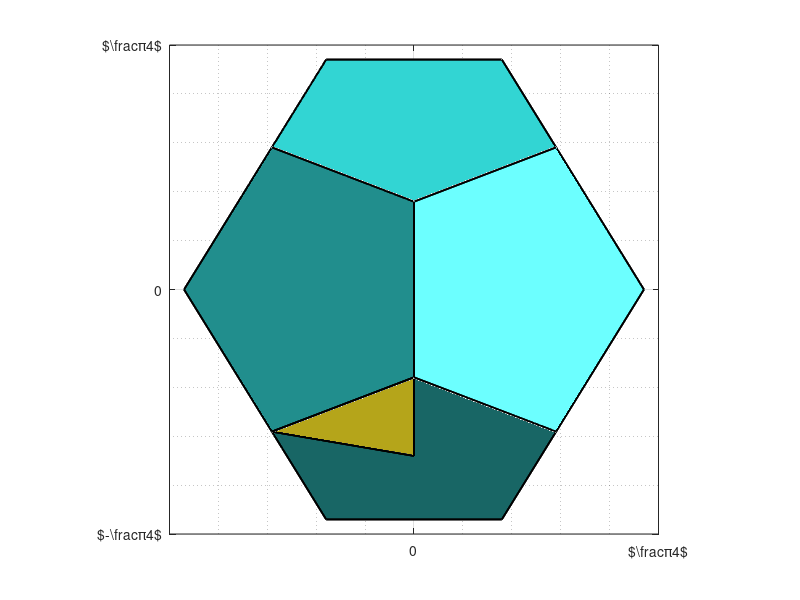

Reproduce this figure in MATLAB. (Note: this script raises an error after producing the figure.)
function voronoi_ico_wedge_double_coset

ruby = [255, 0, 0] / 255;
% -------------------------------------------------------------------------

phi = 0.5 * (1.0 + sqrt (5.0));
c = 4.0 * pi / (sqrt (250.0 + 110.0 * sqrt (5.0)) * (sqrt (5.0) - 1.0));

tile = struct ('face_x', 0, 'face_y', 0, 'face_z', 0, 'face_center', 0);

tile(1).face_x = c * [0, 0, 1, phi, 1];
tile(1).face_y = c * [1/phi, -1/phi, -1, 0, 1];
tile(1).face_z = c * [phi, phi, 1, 1/phi, 1];

tile(2).face_x = c * [0, 0, -1, -phi, -1];
tile(2).face_y = c * [1/phi, -1/phi, -1, 0, 1];
tile(2).face_z = c * [phi, phi, 1, 1/phi, 1];

tile(3).face_x = c * [0, -1, -1/phi, 1/phi, 1];
tile(3).face_y = c * [-1/phi, -1, -phi, -phi, -1];
tile(3).face_z = c * [phi, 1, 0, 0, 1];

tile(4).face_x = c * [0, -1, -1/phi, 1/phi, 1];
tile(4).face_y = c * [1/phi, 1, phi, phi, 1];
tile(4).face_z = c * [phi, 1, 0, 0, 1];

tile(5).face_x = c * [1, phi, phi, 1, 1/phi];
tile(5).face_y = c * [-1, 0, 0, -1, -phi];
tile(5).face_z = c * [1, 1/phi, -1/phi, -1, 0];

tile(6).face_x = c * [-1, -phi, -phi, -1, -1/phi];
tile(6).face_y = c * [-1, 0, 0, -1, -phi];
tile(6).face_z = c * [1, 1/phi, -1/phi, -1, 0];

tile(7).face_x = c * [1, phi, phi, 1, 1/phi];
tile(7).face_y = c * [1, 0, 0, 1, phi];
tile(7).face_z = c * [1, 1/phi, -1/phi, -1, 0];

tile(8).face_x = c * [-1, -phi, -phi, -1, -1/phi];
tile(8).face_y = c * [1, 0, 0, 1, phi];
tile(8).face_z = c * [1, 1/phi, -1/phi, -1, 0];

tile(9).face_x = c * [0, 0, 1, phi, 1];
tile(9).face_y = c * [1/phi, -1/phi, -1, 0, 1];
tile(9).face_z = c * [-phi, -phi, -1, -1/phi, -1];

tile(10).face_x = c * [0, 0, -1, -phi, -1];
tile(10).face_y = c * [1/phi, -1/phi, -1, 0, 1];
tile(10).face_z = c * [-phi, -phi, -1, -1/phi, -1];

tile(11).face_x = c * [0, -1, -1/phi, 1/phi, 1];
tile(11).face_y = c * [-1/phi, -1, -phi, -phi, -1];
tile(11).face_z = c * [-phi, -1, 0, 0, -1];

tile(12).face_x = c * [0, -1, -1/phi, 1/phi, 1];
tile(12).face_y = c * [1/phi, 1, phi, phi, 1];
tile(12).face_z = c * [-phi, -1, 0, 0, -1];

for face_index = 1 : 12

 tile(face_index).face_center = [mean(tile(face_index).face_x), mean(tile(face_index).face_y), mean(tile(face_index).face_z)];
 
end

figure; hold on;

for face_index = 1 : 12
    
 if ( face_index == 3 )
     
  trisurf ([1, 2, 3, 4, 5, 6], [tile(face_index).face_x(1), tile(face_index).face_center(1), tile(face_index).face_x(2 : end)], [tile(face_index).face_y(1), tile(face_index).face_center(2), tile(face_index).face_y(2 : end)], [tile(face_index).face_z(1), tile(face_index).face_center(3), tile(face_index).face_z(2 : end)], 'FaceAlpha', 0.5, 'Linewidth', 1.3);
     
 else
     
  trisurf ([1, 2, 3, 4, 5], tile(face_index).face_x, tile(face_index).face_y, tile(face_index).face_z, 'FaceAlpha', 0.5, 'Linewidth', 1.3);

 end
  
end

wedge_vert_x = [0.0, tile(1).face_x, tile(1).face_center(1)];
wedge_vert_y = [0.0, tile(1).face_y, tile(1).face_center(2)];
wedge_vert_z = [0.0, tile(1).face_z, tile(1).face_center(3)];

wedge_tri = [1, 2, 3, 7; 1, 3, 4, 7; 1, 4, 5, 7; 1, 5, 6, 7; 1, 6, 2, 7];

wedge_vert_x = [wedge_vert_x, tile(2).face_x(3 : end), tile(2).face_center(1)];
wedge_vert_y = [wedge_vert_y, tile(2).face_y(3 : end), tile(2).face_center(2)];
wedge_vert_z = [wedge_vert_z, tile(2).face_z(3 : end), tile(2).face_center(3)];

wedge_tri = [wedge_tri; 1, 3, 2, 11; 1, 2, 10, 11; 1, 10, 9, 11; 1, 9, 8, 11; 1, 8, 3, 11];

wedge_vert_x = [wedge_vert_x, tile(3).face_x([3, 4]), tile(3).face_center(1)];
wedge_vert_y = [wedge_vert_y, tile(3).face_y([3, 4]), tile(3).face_center(2)];
wedge_vert_z = [wedge_vert_z, tile(3).face_z([3, 4]), tile(3).face_center(3)];

wedge_tri = [wedge_tri; 1, 3, 8, 14; 1, 8, 12, 14; 1, 12, 13, 14; 1, 13, 4, 14; 1, 4, 3, 14];

wedge_vert_x = [wedge_vert_x, tile(4).face_x([3, 4]), tile(4).face_center(1)];
wedge_vert_y = [wedge_vert_y, tile(4).face_y([3, 4]), tile(4).face_center(2)];
wedge_vert_z = [wedge_vert_z, tile(4).face_z([3, 4]), tile(4).face_center(3)];

wedge_tri = [wedge_tri; 1, 2, 6, 17; 1, 6, 16, 17; 1, 16, 15, 17; 1, 15, 10, 17; 1, 10, 2, 17];

wedge_vert_x = [wedge_vert_x, tile(5).face_x([3, 4]), tile(5).face_center(1)];
wedge_vert_y = [wedge_vert_y, tile(5).face_y([3, 4]), tile(5).face_center(2)];
wedge_vert_z = [wedge_vert_z, tile(5).face_z([3, 4]), tile(5).face_center(3)];

wedge_tri = [wedge_tri; 1, 4, 13, 20; 1, 13, 19, 20; 1, 19, 18, 20; 1, 18, 5, 20; 1, 5, 4, 20];

wedge_vert_x = [wedge_vert_x, tile(6).face_x([3, 4]), tile(6).face_center(1)];
wedge_vert_y = [wedge_vert_y, tile(6).face_y([3, 4]), tile(6).face_center(2)];
wedge_vert_z = [wedge_vert_z, tile(6).face_z([3, 4]), tile(6).face_center(3)];

wedge_tri = [wedge_tri; 1, 8, 9, 23; 1, 9, 21, 23; 1, 21, 22, 23; 1, 22, 12, 23; 1, 12, 8, 23];

wedge_vert_x = [wedge_vert_x, tile(7).face_x(4), tile(7).face_center(1)];
wedge_vert_y = [wedge_vert_y, tile(7).face_y(4), tile(7).face_center(2)];
wedge_vert_z = [wedge_vert_z, tile(7).face_z(4), tile(7).face_center(3)];

wedge_tri = [wedge_tri; 1, 6, 5, 25; 1, 5, 18, 25; 1, 18, 24, 25; 1, 24, 16, 25; 1, 16, 6, 25];

wedge_vert_x = [wedge_vert_x, tile(8).face_x(4), tile(8).face_center(1)];
wedge_vert_y = [wedge_vert_y, tile(8).face_y(4), tile(8).face_center(2)];
wedge_vert_z = [wedge_vert_z, tile(8).face_z(4), tile(8).face_center(3)];

wedge_tri = [wedge_tri; 1, 10, 15, 27; 1, 15, 26, 27; 1, 26, 21, 27; 1, 21, 9, 27; 1, 9, 10, 27];

wedge_vert_x = [wedge_vert_x, tile(9).face_x([1, 2]), tile(9).face_center(1)];
wedge_vert_y = [wedge_vert_y, tile(9).face_y([1, 2]), tile(9).face_center(2)];
wedge_vert_z = [wedge_vert_z, tile(9).face_z([1, 2]), tile(9).face_center(3)];

wedge_tri = [wedge_tri; 1, 13, 12, 32; 1, 12, 22, 32; 1, 22, 29, 32; 1, 29, 19, 32; 1, 19, 13, 32];

wedge_vert_x = [wedge_vert_x, tile(10).face_center(1)];
wedge_vert_y = [wedge_vert_y, tile(10).face_center(2)];
wedge_vert_z = [wedge_vert_z, tile(10).face_center(3)];

wedge_tri = [wedge_tri; 1, 15, 16, 33; 1, 16, 24, 33; 1, 24, 28, 33; 1, 28, 26, 33; 1, 26, 15, 33];

wedge_vert_x = [wedge_vert_x, tile(11).face_center(1)];
wedge_vert_y = [wedge_vert_y, tile(11).face_center(2)];
wedge_vert_z = [wedge_vert_z, tile(11).face_center(3)];

wedge_tri = [wedge_tri; 1, 18, 19, 30; 1, 19, 29, 30; 1, 29, 28, 30; 1, 28, 24, 30; 1, 24, 18, 30];

wedge_vert_x = [wedge_vert_x, tile(12).face_center(1)];
wedge_vert_y = [wedge_vert_y, tile(12).face_center(2)];
wedge_vert_z = [wedge_vert_z, tile(12).face_center(3)];

wedge_tri = [wedge_tri; 1, 21, 26, 31; 1, 26, 28, 31; 1, 28, 29, 31; 1, 29, 22, 31; 1, 22, 21, 31];

wedge = struct ('x', 0, 'y', 0, 'z', 0);
wedge_counter = 1;

for face_index = 3 : 3
    
 wedge(wedge_counter).x = [tile(face_index).face_x(1), tile(face_index).face_x(2), tile(face_index).face_center(1), 0.0];
 wedge(wedge_counter).y = [tile(face_index).face_y(1), tile(face_index).face_y(2), tile(face_index).face_center(2), 0.0];
 wedge(wedge_counter).z = [tile(face_index).face_z(1), tile(face_index).face_z(2), tile(face_index).face_center(3), 0.0];
 
 trisurf ([1, 2, 3], wedge(wedge_counter).x, wedge(wedge_counter).y, wedge(wedge_counter).z, wedge(wedge_counter).z + 0.5 * pi, 'FaceAlpha', 1.0, 'Linewidth', 1.3);
 trisurf ([1, 2, 4], wedge(wedge_counter).x, wedge(wedge_counter).y, wedge(wedge_counter).z, wedge(wedge_counter).z + 0.5 * pi, 'FaceAlpha', 1.0, 'Linewidth', 1.3);
 trisurf ([1, 3, 4], wedge(wedge_counter).x, wedge(wedge_counter).y, wedge(wedge_counter).z, wedge(wedge_counter).z + 0.5 * pi, 'FaceAlpha', 1.0, 'Linewidth', 1.3);
 trisurf ([2, 3, 4], wedge(wedge_counter).x, wedge(wedge_counter).y, wedge(wedge_counter).z, wedge(wedge_counter).z + 0.5 * pi, 'FaceAlpha', 1.0, 'Linewidth', 1.3);
    
end

hold off;

light ('Position', 10.0 * [1.0, 0.5, 1.0]);
light ('Position', 3.0 * [0.0, 0.0, 1.0]);
light ('Position', 2.0 * [1.0, 1.0, 0.5]);

%xlabel ('x', 'FontWeight', 'bold');
%ylabel ('y', 'FontWeight', 'bold');
%ZLABEL = zlabel ('z', 'FontWeight', 'bold');

axis (0.25 * pi * [-1.0, 1.0, -1.0, 1.0, -1.0, 1.0]);
axis square;
grid on;
grid minor;
box on;

xticks ([-0.25 * pi, 0.0, 0.25 * pi]);
xticklabels ({'', '0', '$\frac{\pi}{4}$'});

yticks ([-0.25 * pi, 0.0, 0.25 * pi]);
yticklabels ({'$-\frac{\pi}{4}$', '0', '$\frac{\pi}{4}$'});

zticks ([-0.25 * pi, 0.0, 0.25 * pi]);
zticklabels ({'$-\frac{\pi}{4}$', '0', '$\frac{\pi}{4}$'});

ax = gca;
ax.XRuler.MinorTick = 'on';
ax.XRuler.MinorTickValues = 0.125 * pi * [- 1.0, 1.0];
ax.XRuler.MinorTickValuesMode = 'manual';

ax.YRuler.MinorTick = 'on';
ax.YRuler.MinorTickValues = 0.125 * pi * [- 1.0, 1.0];
ax.YRuler.MinorTickValuesMode = 'manual';

ax.ZRuler.MinorTick = 'on';
ax.ZRuler.MinorTickValues = 0.125 * pi * [- 1.0, 1.0];
ax.ZRuler.MinorTickValuesMode = 'manual';

%shading flat;
view (60, 25);

%material ([0.4, 1.0, 1.0]);
%material dull;
%material shiny;
%shading interp;
%lighting phong;

%set (ZLABEL, 'Rotation', eps);
set (gcf, 'color', 'w');

set (gca, 'TickLabelInterpreter', 'latex');
set (gca, 'FontSize', 30);
set (gca, 'Linewidth', 1.2);

map = [summer(200); repmat(ruby, 200, 1)];

colormap (map);

end